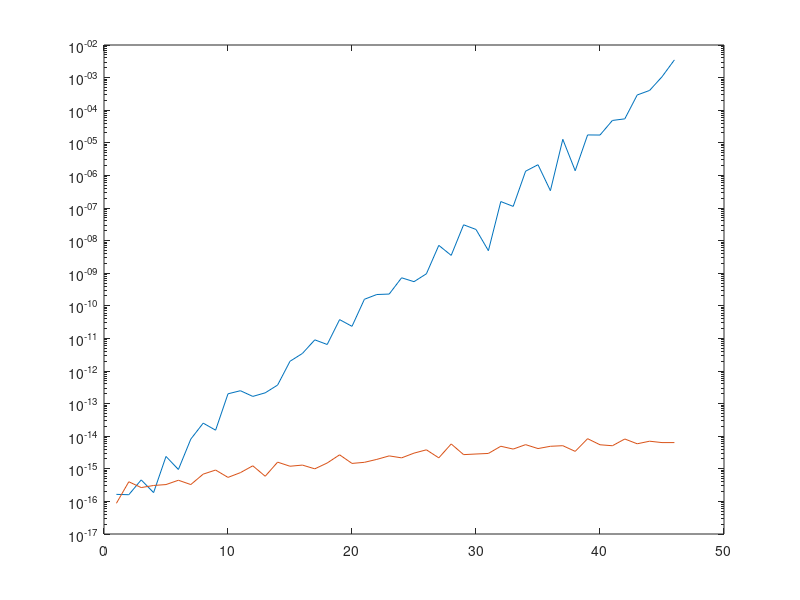

Source code (MATLAB):
A = [1 0 0 1
    -1 1 0 1
    -1 -1 1 1
    -1 -1 -1 1];
X = [0.2; 0.3; 0.1; 0.9]; %столбец решений
B = A*X; %вычисление правой части
ans1 = A\B; %поиск решений решатором
N1 = norm(ans1 - X)/norm(X); %относительная норма1 ошибки

[Q,R] = qr(A); %qr-разложение
ans2 = R\(Q'*B); %решение через qr
N2 = norm(ans2 - X)/norm(X); %относительная норма2 ошибки
[N1, N2]

vN1 = [];
vN2 = [];
for size=5:50
    E_big = eye(size);
    A_big = [E_big(:,1:end-1) ones(size,1)];
    X_big = rand(size,1);
    for k=1:size
      for col = 1:size
        for row = 1:size
            if col < row
                A_big(row,col)=-1;
            end
        end
      end
    end

    B_big = A_big*X_big; %вычисление правой части
    ans1_big = A_big\B_big; %поиск решений решатором
    N1_big = norm(ans1_big - X_big)/norm(X_big); %относительная норма1 ошибки
    vN1 = [vN1; N1_big];

    [Q_big,R_big] = qr(A_big); %qr-разложение
    ans2_big = R_big\(Q_big'*B_big); %решение через qr
    N2_big = norm(ans2_big - X_big)/norm(X_big); %относительная норма2 ошибки
    vN2 = [vN2; N2_big];
end
vN1

figure;

semilogy(vN1)
hold on;

semilogy(vN2)
hold off;
